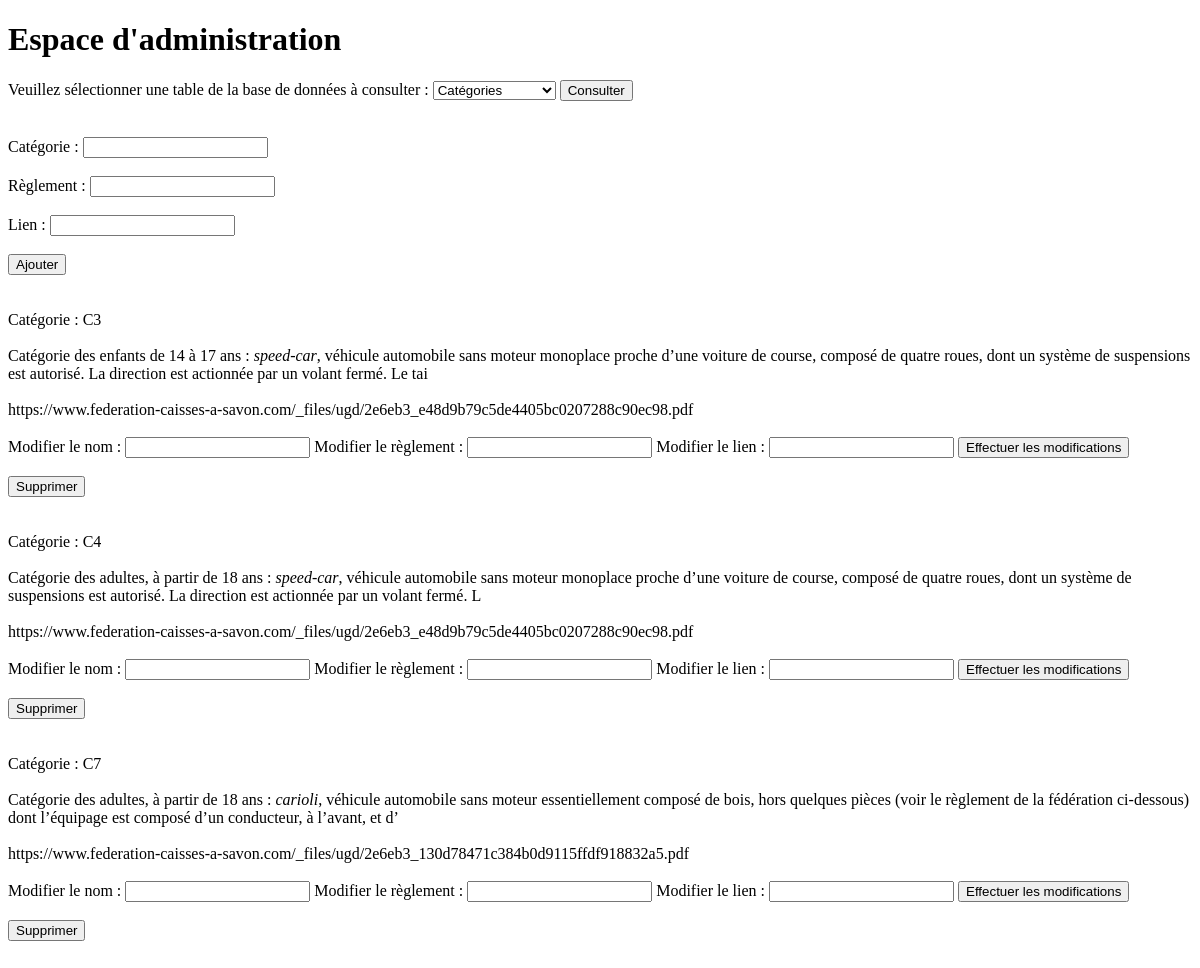
The page /Yaël/Categorie2.php on the database as committed earlier.
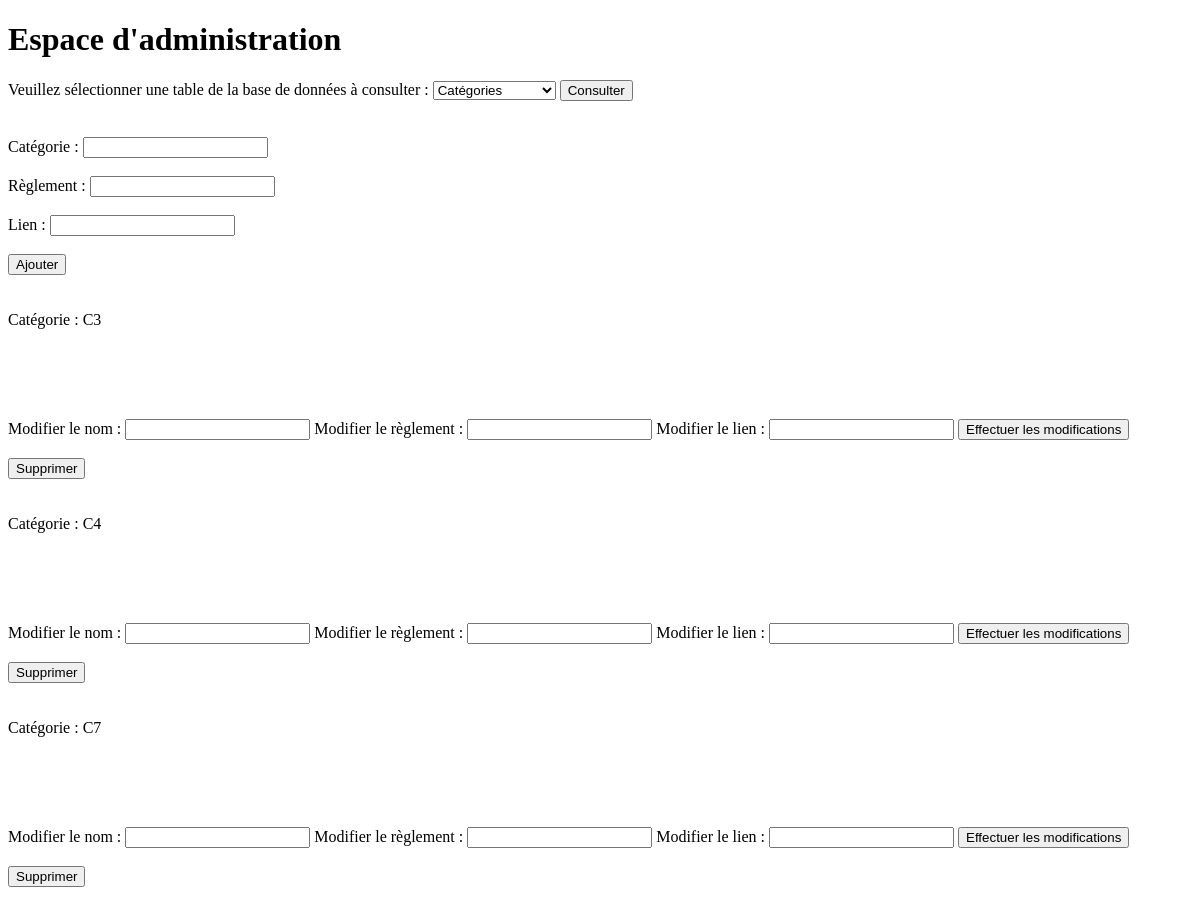
The same page on the database as committed later.
### tables this page shows
CREATE TABLE `categorie` (
  `nomCategorie` varchar(255) NOT NULL
);

### Yaël/Categorie2.php (the view, shortened to what this page needs)
<!doctype HTML>
<html lang="fr">
    <head>
    </head>
    <body>
        <h1>Espace d'administration</h1>
        <form method="POST" action="Admin2.php">
            <label>Veuillez sélectionner une table de la base de données à consulter :</label>
            <select id="select" name="select">
                <option value="Categorie2.php" selected>Catégories</option>
            </select>
            <button id="button">Consulter</button>
        </form>
        <br><br>
        <form method="POST" action="">
            <label for="nomCategorie2">Catégorie : </label>
            <input type="text" id="nomCategorie2" name="nomCategorie2" required><br><br>
            <label for="reglement2">Règlement : </label>
            <input type="text" id="reglement2" name="reglement2" required><br><br>
            <label for="lienFederation2">Lien : </label>
            <input type="text" id="lienFederation2" name="lienFederation2"><br><br>
            <button id="buttonAdd">Ajouter</button>
        </form>
        <br><br>
    </body>
</html>
<?php
    $db=new PDO('mysql:host=localhost;port=3306;dbname=lcdr','root','');
    $results=$db->query('SELECT idCategorie, nomCategorie, reglement, lienFederation FROM categorie');
    $tab=$results->fetchAll();
    $categories=count($tab);
    class Categorie
    {
        public $nomCategorie="";
        public $reglement="";
        public $lienFederation="";
        public function __construct($nomCategorie, $reglement, $lienFederation)
        {
            $this->nomCategorie=$nomCategorie;
            $this->reglement=$reglement;
            $this->lienFederation=$lienFederation;
        }
        public function affichage()
        {
            echo "Catégorie : ".$this->nomCategorie."<br><br>".$this->reglement."<br><br>".$this->lienFederation."<br><br>";
        }
    }
    $categorie=array();
    for($i=0;$i<$categories;$i++)
    {
        $categorie[$i]=new Categorie($tab[$i][1], $tab[$i][2], $tab[$i][3]);
        $categorie[$i]->affichage();
        echo "<form method='POST' action='modifierCategorie.php?id=".$tab[$i][0]."'><label for='editNomCategorie'>Modifier le nom : </label><input type='text' id='editNomCategorie' name='editNomCategorie'> <label for='editReglement'>Modifier le règlement : </label><input type='text' id='editReglement' name='editReglement'> <label for='editLienFederation'>Modifier le lien : </label><input type='text' id='editLienFederation' name='editLienFederation'> <button id='buttonEdit'>Effectuer les modifications</button></form><br>";
        echo "<form method='POST' action='supprimerCategorie.php?id=".$tab[$i][0]."'><button id='buttonSup'>Supprimer</button></form><br><br>";
    }
?>

Rows that differ between the two databases and show on the page:
removed categorie: nomCategorie "C3", reglement "Catégorie des enfants de 14 à 17 ans : speed-car , véhicule automobile sans moteur monoplace proche d’une voiture de course, composé de quatre roues, dont un système de suspensions est autorisé. La direction est actionnée par un volant fermé. Le tai", lienFederation "https://www.federation-caisses-a-savon.com/_files/ugd/2e6eb3_e48d9b79c5de4405bc0207288c90ec98.pdf"
removed categorie: nomCategorie "C4", reglement "Catégorie des adultes, à partir de 18 ans : speed-car , véhicule automobile sans moteur monoplace proche d’une voiture de course, composé de quatre roues, dont un système de suspensions est autorisé. La direction est actionnée par un volant fermé. L", lienFederation "https://www.federation-caisses-a-savon.com/_files/ugd/2e6eb3_e48d9b79c5de4405bc0207288c90ec98.pdf"
removed categorie: nomCategorie "C7", reglement "Catégorie des adultes, à partir de 18 ans : carioli , véhicule automobile sans moteur essentiellement composé de bois, hors quelques pièces (voir le règlement de la fédération ci-dessous) dont l’équipage est composé d’un conducteur, à l’avant, et d’", lienFederation "https://www.federation-caisses-a-savon.com/_files/ugd/2e6eb3_130d78471c384b0d9115ffdf918832a5.pdf"
added categorie: nomCategorie "C3"
added categorie: nomCategorie "C4"
added categorie: nomCategorie "C7"
